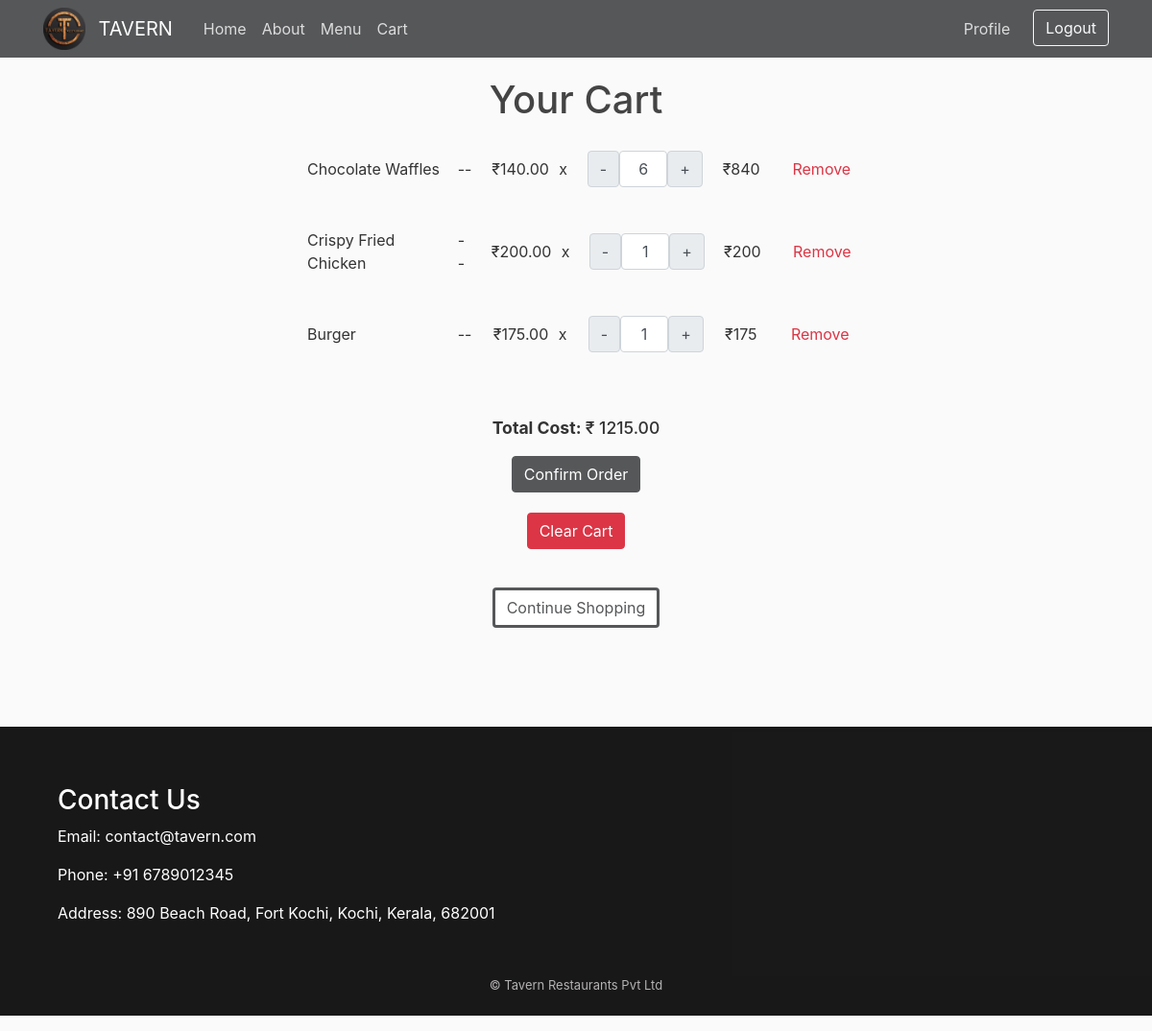
The app's page /view-cart/ (signed in), older data.
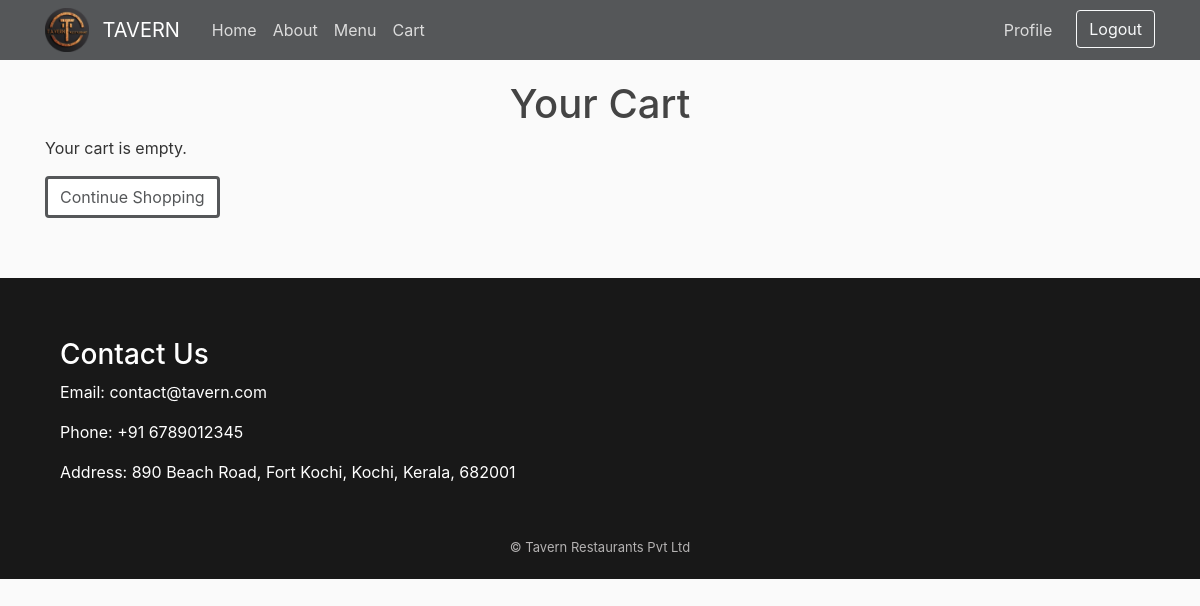
The same page, newer data.
### menu/models.py (models this page shows, shortened)
class Cart(models.Model):
    user = models.ForeignKey(User, on_delete=models.CASCADE)
    menu = models.ForeignKey(Menu, on_delete=models.CASCADE)
    menuQty = models.IntegerField(null=False, blank=False)
    date = models.DateTimeField(auto_now_add=True)

class Menu(models.Model):
    title = models.CharField(max_length=100)
    content = models.TextField()
    date_posted = models.DateTimeField(default=timezone.now)
    price = models.DecimalField(max_digits=10, decimal_places=2)
    image = models.ImageField(default="menu/default.jpg", upload_to="menu")
    def __str__(self):
        return self.title

### menu/controller/cart.py (the view)
# urls.py: path('view-cart/', cart.viewcart,  name='view-cart'),
def viewcart(request):
    cart = Cart.objects.filter(user=request.user)
    cart_items = Cart.objects.filter(user=request.user)
    total_cost = sum(item.menu.price * item.menuQty for item in cart_items)
    context = {
        'cart':cart,
        'total_cost':total_cost
    }
    return render(request, 'menu/view_cart.html', context)

### menu/templates/menu/view_cart.html (shortened to what this page needs)
{% extends "menu/base.html" %}
{% load static %}
{% block head %}
<link rel="stylesheet" href="{% static 'menu/cart.css' %}" />
{% endblock head%}
{% block content %}
<h1 class="menuTitle">Your Cart</h1>
{% if cart %}
<ul class="cartBox">
  {% for item in cart %}
  <li class="cartItem menuCard">
    <div class="cartInfo"><span>{{ item.menu }}</span> <span> -- </span></div>
    <div class="cartdetails">
      <span>₹{{ item.menu.price }} &ThickSpace;x</span>
      <div class="cartBtns">
        <div class="qtyBtnGroup">
          <button class="input-group-text changeQty decrement-btn">-</button>
          <input type="text" name="Quantity" value={{item.menuQty}} class="form-control qty-input text-center">
          <button class="input-group-text  changeQty increment-btn">+</button>
        </div>
      </div>
      <span class="item-cost">₹{% widthratio item.menu.price 1 item.menuQty %}</span>
      <div class="addBtnGroup">
        <button type="button" class="btn btn-link text-danger remBtn">Remove</button>
      </div>
    </div>
  </li>
  {% endfor %}
</ul>
<div class="cartFun">
  <p><strong>Total Cost: </strong> ₹ <span class="total-cost">{{ total_cost }}</span></p>
  <form method="POST" action="{% url 'confirm-order' %}">
    <button type="submit" class="btn btn-primary">Confirm Order</button>
  </form>
  <a href="{% url 'clear-cart' %}" class="btn btn-danger">Clear Cart</a>
  {% else %}
  <p>Your cart is empty.</p>
  {% endif %}
  <a href="{% url 'menu' %}" class="btn btn-secondary">Continue Shopping</a>
</div>
{% endblock content %}

Row changes from the older to the newer data that the page shows:
removed Cart: menu "Chocolate Waffles", menu.price "140.00", Quantity "6", menu+menuQty "840"
removed Cart: menu "Crispy Fried Chicken", menu.price "200.00", Quantity "1", menu+menuQty "200"
removed Cart: menu "Burger", menu.price "175.00", Quantity "1", menu+menuQty "175"
Text that changed along with them:
{{ total_cost }}: "1215.00" → (not shown)
text no longer shown: "Total Cost: ₹ Confirm Order Clear Cart"
text now shown: "Your cart is empty."
